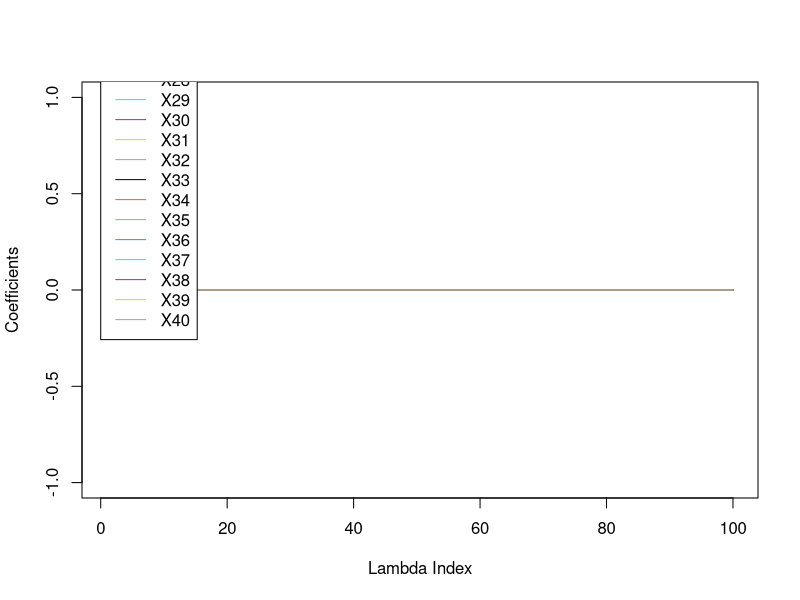
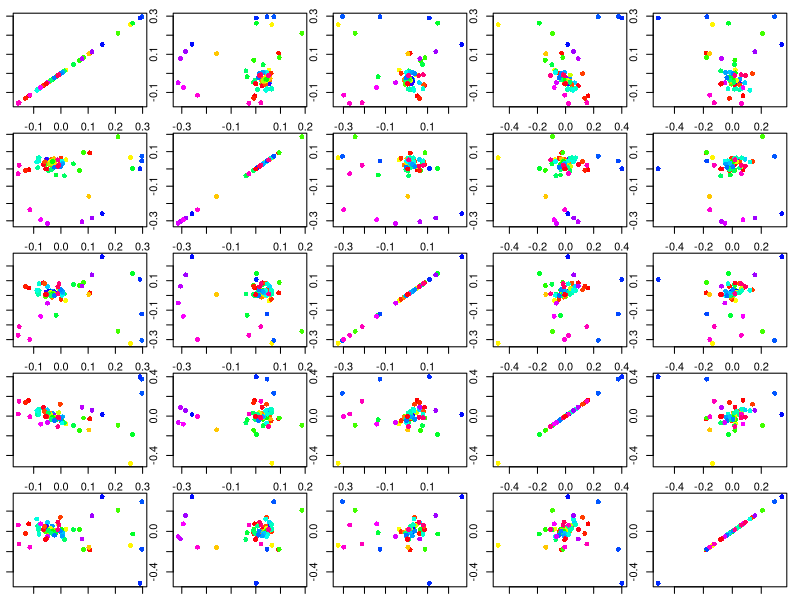
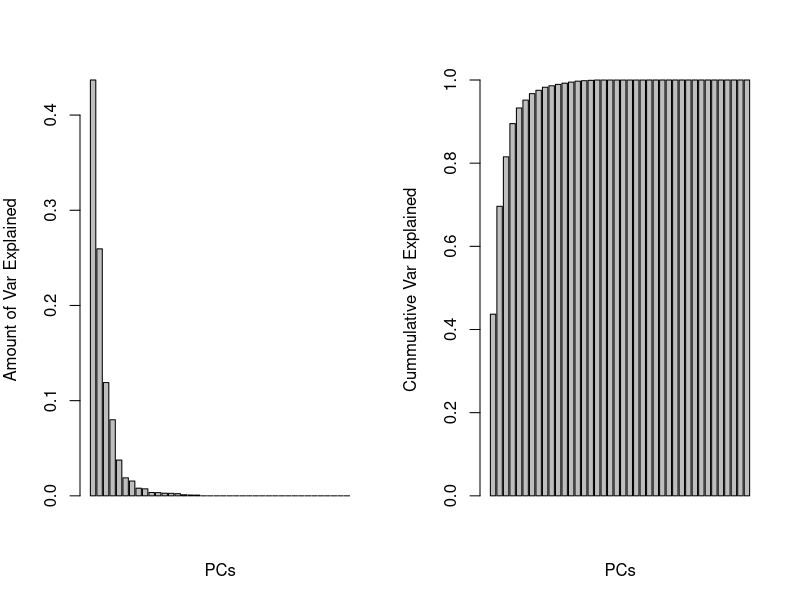
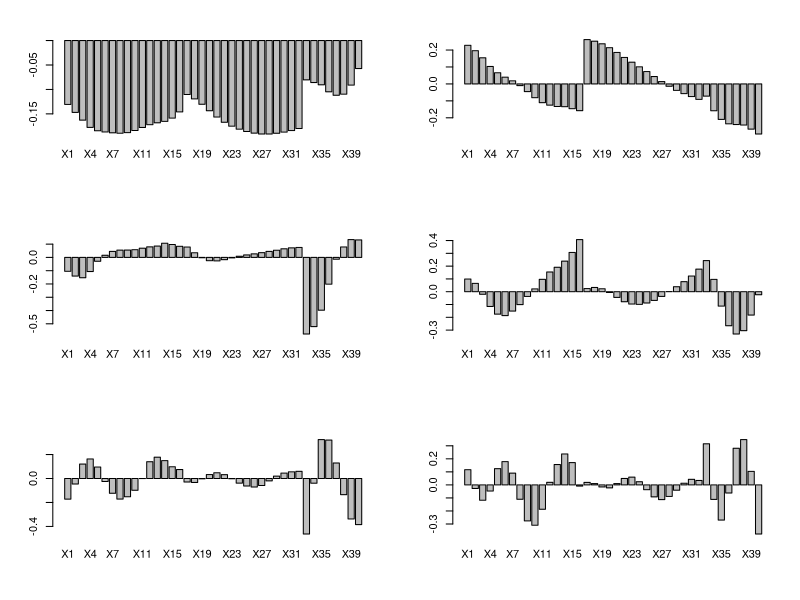
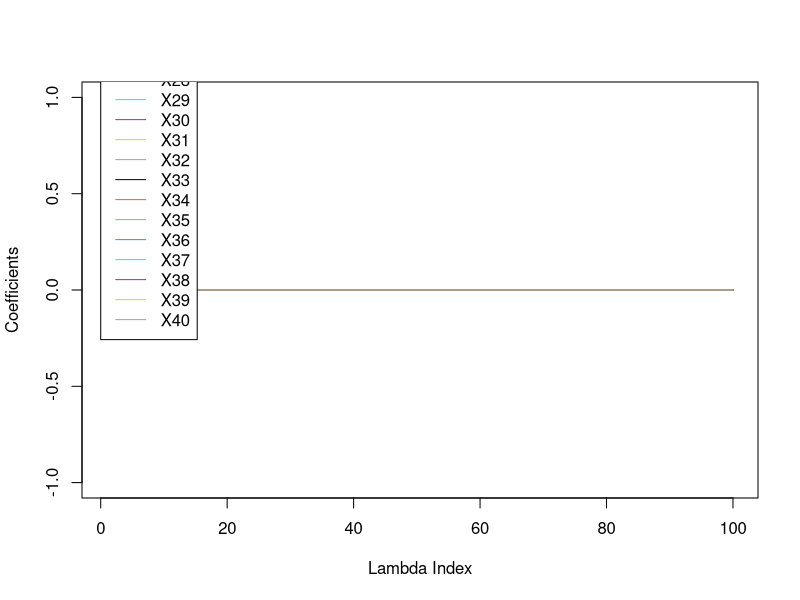
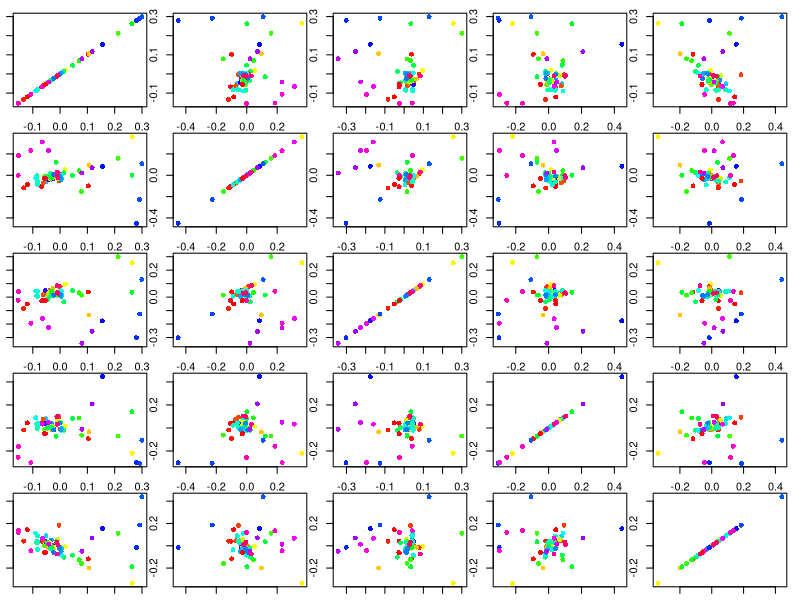

Recreate these plots in R, in order.
train = read.csv("train.csv")
train = train[, 1: 41]
Y = as.numeric(train[, 1])
Y = Y - mean(Y)
X = as.matrix(train[, -1])
X = scale(X, center = T, scale = T)
lam = nrow(train)

#ridge regression coefficient paths
lambdas = exp(seq(log(.01), log(100 * nrow(train)), l = 100))
betasr = matrix(0, length(lambdas), 40)
plot(c(1, length(lambdas)), range(betasr), type = "n", ylab = "Coefficients", xlab = "Lambda Index")
for (j in 1: 40)
{
	lines(betasr[length(lambdas): 1, j], col = j)
}
legend(0, 4, legend = names(train)[2: 41], col = 1: 41, lty = rep(1, 41))

#looking at principal components
svdx = svd(X)

#scatterplots of samples pcs
par(mar = c(1, 1, 1, 1))
layout(matrix(1: 25, 5, 5))
mycols = rainbow(length(Y))
orY = order(Y)
for (i in 1: 5)
{
	for (j in 1: 5)
	{
		plot(svdx$u[, i], svdx$u[, j], type = "p", pch = 16, col = mycols[orY])
	}
}

#amount of variance explained
varex = 0
cumvarex = 0
for (i in 1: 40)
{
	varex[i] = svdx$d[i] / sum(svdx$d)
	cumvarex[i] = sum(varex)
}
par(mfrow = c(1, 2))
par(mar = c(5, 4, 4, 2))
barplot(varex, ylab = "Amount of Var Explained", xlab = "PCs")
barplot(cumvarex, ylab = "Cummulative Var Explained", xlab = "PCs")

#pc direction weights
par(mfrow = c(3, 2))
par(mar = c(5, 4, 3, 2))
for (i in 1: 6)
{
	barplot(svdx$v[, i], names.arg = names(train)[2: 41])
}

#ridge paths again
dev.off()
plot(c(1, length(lambdas)), range(betasr), type = "n", ylab = "Coefficients", xlab = "Lambda Index")
for (j in 1: 40)
{
	lines(betasr[length(lambdas): 1, j], col = j)
}
legend(0, 4, legend = names(train)[2: 41], col = 1: 41, lty = rep(1, 41))

#least squares on derived inputs
#pc regression
betapcr = diag(svdx$d) %*% t(svdx$u) %*% Y / nrow(train)

#pls regression
plsfunc = function(x, y)
{
	p = ncol(x)
	n = nrow(x)
	M = t(x) %*% y
	Z = NULL
	V = NULL
	P = NULL
	for (k in 1: p)
	{
		svdm = svd(M)
		z = x %*% svdm$u
		z = z * as.numeric(1 / sqrt(t(z) %*% z))
		V = cbind(V, svdm$u)
		p = t(x) %*% z / as.numeric(t(z) %*% z)
		P = cbind(P, p)
		Z = cbind(Z, z)
		M = M - P %*% solve(t(P) %*% P) %*% t(P) %*% M
	}
	return(list(Z = Z, V = V))
}
plsx = plsfunc(X, Y)

#scatterplots of pls components
par(mar = c(1, 1, 1, 1))
layout(matrix(1: 25, 5, 5))
mycols = rainbow(length(Y))
orY = order(Y)
for (i in 1: 5)
{
	for (j in 1: 5)
	{
		plot(plsx$Z[, i], plsx$Z[, j], type = "p", pch = 16, col = mycols[orY])
	}
}
betapls = t(plsx$Z) %*% Y / nrow(train)
cbind(betapcr, betapls)
